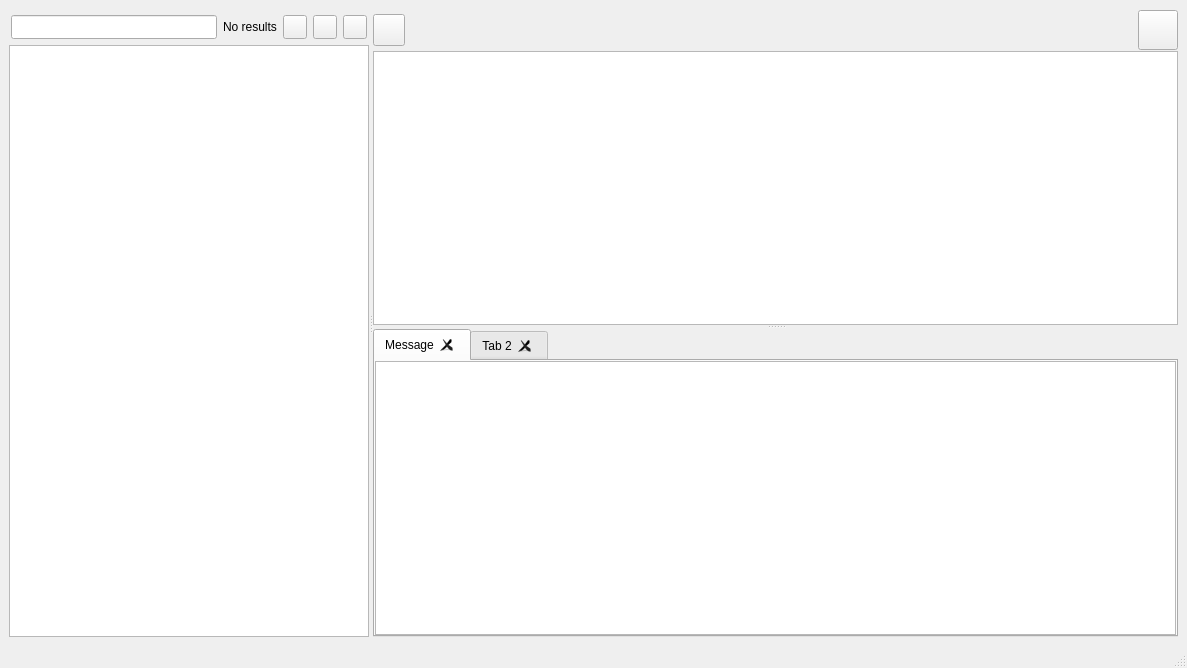
<?xml version="1.0" encoding="UTF-8"?>
<ui version="4.0">
 <class>DBcat</class>
 <widget class="QMainWindow" name="DBcat">
  <property name="geometry">
   <rect>
    <x>0</x>
    <y>0</y>
    <width>1187</width>
    <height>668</height>
   </rect>
  </property>
  <property name="windowTitle">
   <string>DBcat</string>
  </property>
  <widget class="QWidget" name="centralwidget">
   <layout class="QVBoxLayout" name="verticalLayout_3">
    <item>
     <widget class="QSplitter" name="splitter_2">
      <property name="orientation">
       <enum>Qt::Horizontal</enum>
      </property>
      <widget class="QWidget" name="layoutWidget">
       <layout class="QVBoxLayout" name="verticalLayout_2">
        <property name="spacing">
         <number>0</number>
        </property>
        <item>
         <widget class="QWidget" name="widgetSearch" native="true">
          <property name="minimumSize">
           <size>
            <width>0</width>
            <height>36</height>
           </size>
          </property>
          <property name="maximumSize">
           <size>
            <width>16777215</width>
            <height>36</height>
           </size>
          </property>
          <layout class="QHBoxLayout" name="horizontalLayout_2">
           <property name="leftMargin">
            <number>2</number>
           </property>
           <property name="topMargin">
            <number>2</number>
           </property>
           <property name="rightMargin">
            <number>2</number>
           </property>
           <property name="bottomMargin">
            <number>2</number>
           </property>
           <item>
            <widget class="QLineEdit" name="lineEdit">
             <property name="minimumSize">
              <size>
               <width>0</width>
               <height>24</height>
              </size>
             </property>
             <property name="maximumSize">
              <size>
               <width>16777215</width>
               <height>24</height>
              </size>
             </property>
            </widget>
           </item>
           <item>
            <widget class="QLabel" name="label">
             <property name="minimumSize">
              <size>
               <width>0</width>
               <height>32</height>
              </size>
             </property>
             <property name="text">
              <string>No results</string>
             </property>
            </widget>
           </item>
           <item>
            <widget class="QPushButton" name="pushButtonPre">
             <property name="minimumSize">
              <size>
               <width>24</width>
               <height>24</height>
              </size>
             </property>
             <property name="maximumSize">
              <size>
               <width>24</width>
               <height>24</height>
              </size>
             </property>
             <property name="text">
              <string/>
             </property>
            </widget>
           </item>
           <item>
            <widget class="QPushButton" name="pushButtonNext">
             <property name="minimumSize">
              <size>
               <width>24</width>
               <height>24</height>
              </size>
             </property>
             <property name="maximumSize">
              <size>
               <width>24</width>
               <height>24</height>
              </size>
             </property>
             <property name="text">
              <string/>
             </property>
            </widget>
           </item>
           <item>
            <widget class="QPushButton" name="pushButtonClose">
             <property name="minimumSize">
              <size>
               <width>24</width>
               <height>24</height>
              </size>
             </property>
             <property name="maximumSize">
              <size>
               <width>24</width>
               <height>24</height>
              </size>
             </property>
             <property name="text">
              <string/>
             </property>
            </widget>
           </item>
          </layout>
         </widget>
        </item>
        <item>
         <widget class="HostTreeWidget" name="hostWidget">
          <property name="maximumSize">
           <size>
            <width>16777215</width>
            <height>16777215</height>
           </size>
          </property>
          <property name="styleSheet">
           <string notr="true"/>
          </property>
          <property name="columnCount">
           <number>1</number>
          </property>
          <attribute name="headerVisible">
           <bool>false</bool>
          </attribute>
          <column>
           <property name="text">
            <string notr="true">1</string>
           </property>
          </column>
         </widget>
        </item>
       </layout>
      </widget>
      <widget class="QSplitter" name="splitter">
       <property name="orientation">
        <enum>Qt::Vertical</enum>
       </property>
       <widget class="QWidget" name="layoutWidget">
        <layout class="QVBoxLayout" name="verticalLayout">
         <property name="spacing">
          <number>0</number>
         </property>
         <item>
          <widget class="QWidget" name="widget" native="true">
           <property name="minimumSize">
            <size>
             <width>0</width>
             <height>42</height>
            </size>
           </property>
           <property name="maximumSize">
            <size>
             <width>16777215</width>
             <height>42</height>
            </size>
           </property>
           <layout class="QHBoxLayout" name="horizontalLayout">
            <property name="spacing">
             <number>0</number>
            </property>
            <property name="leftMargin">
             <number>0</number>
            </property>
            <property name="topMargin">
             <number>0</number>
            </property>
            <property name="rightMargin">
             <number>0</number>
            </property>
            <property name="bottomMargin">
             <number>0</number>
            </property>
            <item>
             <widget class="QPushButton" name="execButton">
              <property name="minimumSize">
               <size>
                <width>32</width>
                <height>32</height>
               </size>
              </property>
              <property name="maximumSize">
               <size>
                <width>32</width>
                <height>32</height>
               </size>
              </property>
              <property name="toolTip">
               <string>F9</string>
              </property>
              <property name="styleSheet">
               <string notr="true"/>
              </property>
              <property name="text">
               <string/>
              </property>
              <property name="shortcut">
               <string>F9</string>
              </property>
             </widget>
            </item>
            <item>
             <spacer name="horizontalSpacer">
              <property name="orientation">
               <enum>Qt::Horizontal</enum>
              </property>
              <property name="sizeHint" stdset="0">
               <size>
                <width>515</width>
                <height>20</height>
               </size>
              </property>
             </spacer>
            </item>
            <item>
             <widget class="QPushButton" name="pushButton_2">
              <property name="minimumSize">
               <size>
                <width>0</width>
                <height>40</height>
               </size>
              </property>
              <property name="maximumSize">
               <size>
                <width>16777215</width>
                <height>40</height>
               </size>
              </property>
              <property name="text">
               <string/>
              </property>
             </widget>
            </item>
           </layout>
          </widget>
         </item>
         <item>
          <widget class="SqlEditor" name="sqlEdit"/>
         </item>
        </layout>
       </widget>
       <widget class="SqlResultControll" name="sqlControll">
        <property name="currentIndex">
         <number>0</number>
        </property>
        <property name="tabsClosable">
         <bool>true</bool>
        </property>
        <widget class="QWidget" name="tabMessage">
         <attribute name="title">
          <string>Message</string>
         </attribute>
         <layout class="QHBoxLayout" name="horizontalLayout_3">
          <property name="spacing">
           <number>0</number>
          </property>
          <property name="leftMargin">
           <number>0</number>
          </property>
          <property name="topMargin">
           <number>0</number>
          </property>
          <property name="rightMargin">
           <number>0</number>
          </property>
          <property name="bottomMargin">
           <number>0</number>
          </property>
          <item>
           <widget class="QTextEdit" name="textEditMessage">
            <property name="readOnly">
             <bool>true</bool>
            </property>
           </widget>
          </item>
         </layout>
        </widget>
        <widget class="QWidget" name="tab_2">
         <attribute name="title">
          <string>Tab 2</string>
         </attribute>
        </widget>
       </widget>
      </widget>
     </widget>
    </item>
   </layout>
  </widget>
  <widget class="QMenuBar" name="menubar">
   <property name="geometry">
    <rect>
     <x>0</x>
     <y>0</y>
     <width>1187</width>
     <height>21</height>
    </rect>
   </property>
  </widget>
  <widget class="QStatusBar" name="statusbar"/>
 </widget>
 <customwidgets>
  <customwidget>
   <class>HostTreeWidget</class>
   <extends>QTreeWidget</extends>
   <header location="global">ui/hosttreewidget.h</header>
  </customwidget>
  <customwidget>
   <class>SqlResultControll</class>
   <extends>QTabWidget</extends>
   <header location="global">ui/sqlresultcontroll.h</header>
   <container>1</container>
  </customwidget>
  <customwidget>
   <class>SqlEditor</class>
   <extends>QPlainTextEdit</extends>
   <header location="global">ui/sqleditor.h</header>
  </customwidget>
 </customwidgets>
 <resources/>
 <connections/>
</ui>
